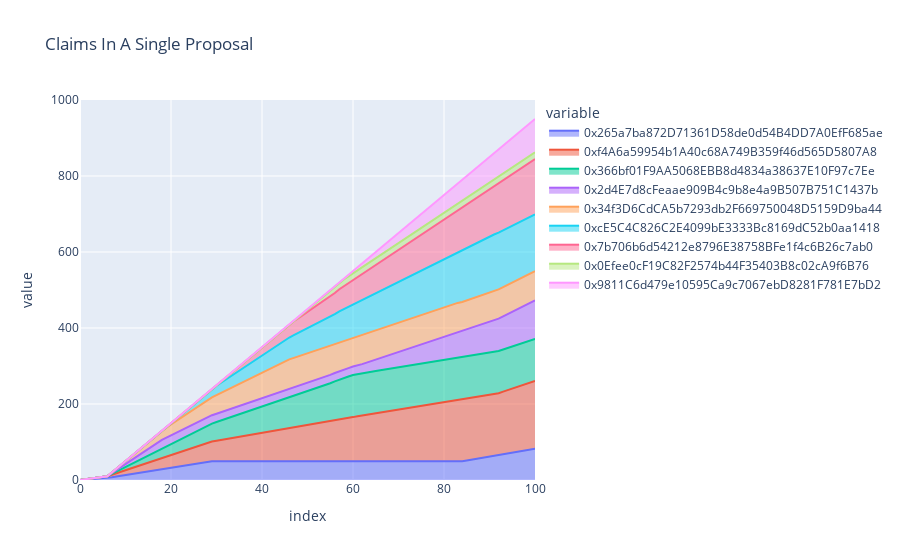

The notebook cell this image was saved under:
### Code cell
proposal_holdings_df.plot(kind='area', title="Claims In A Single Proposal")
